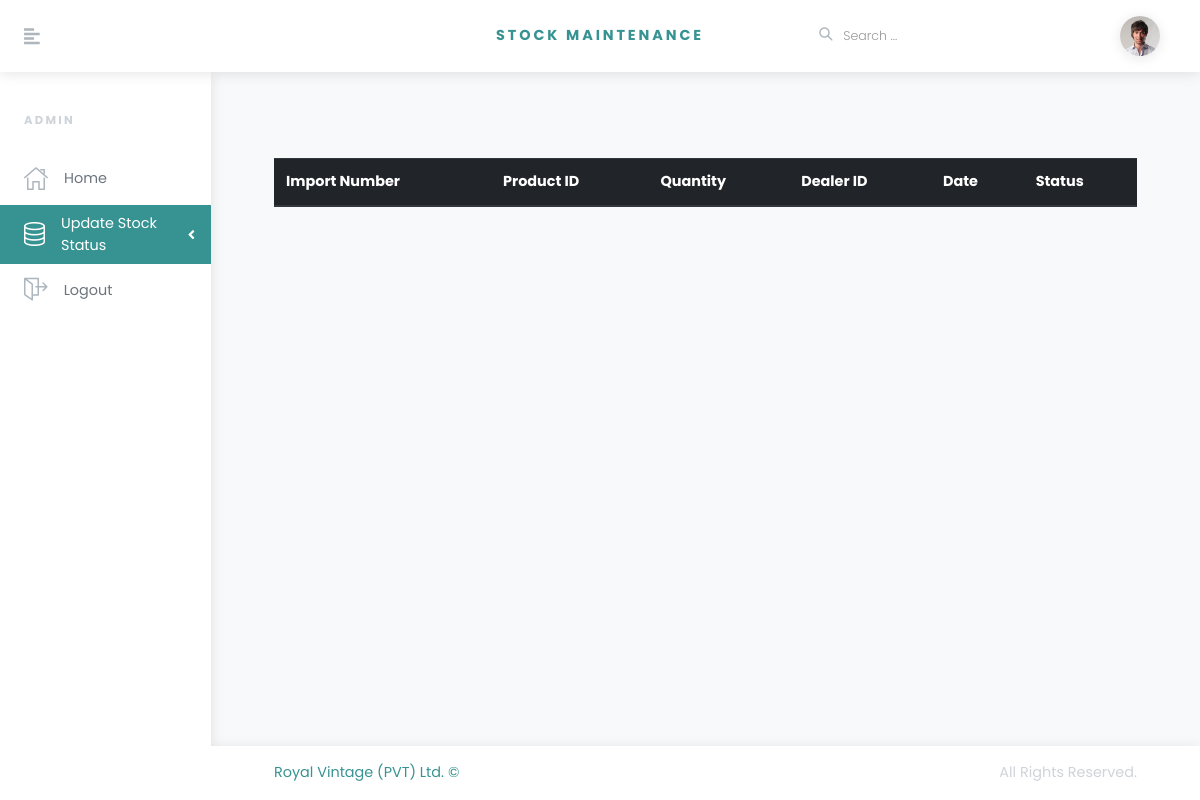
Page /index.php/admin/importOrders on the earlier database version.
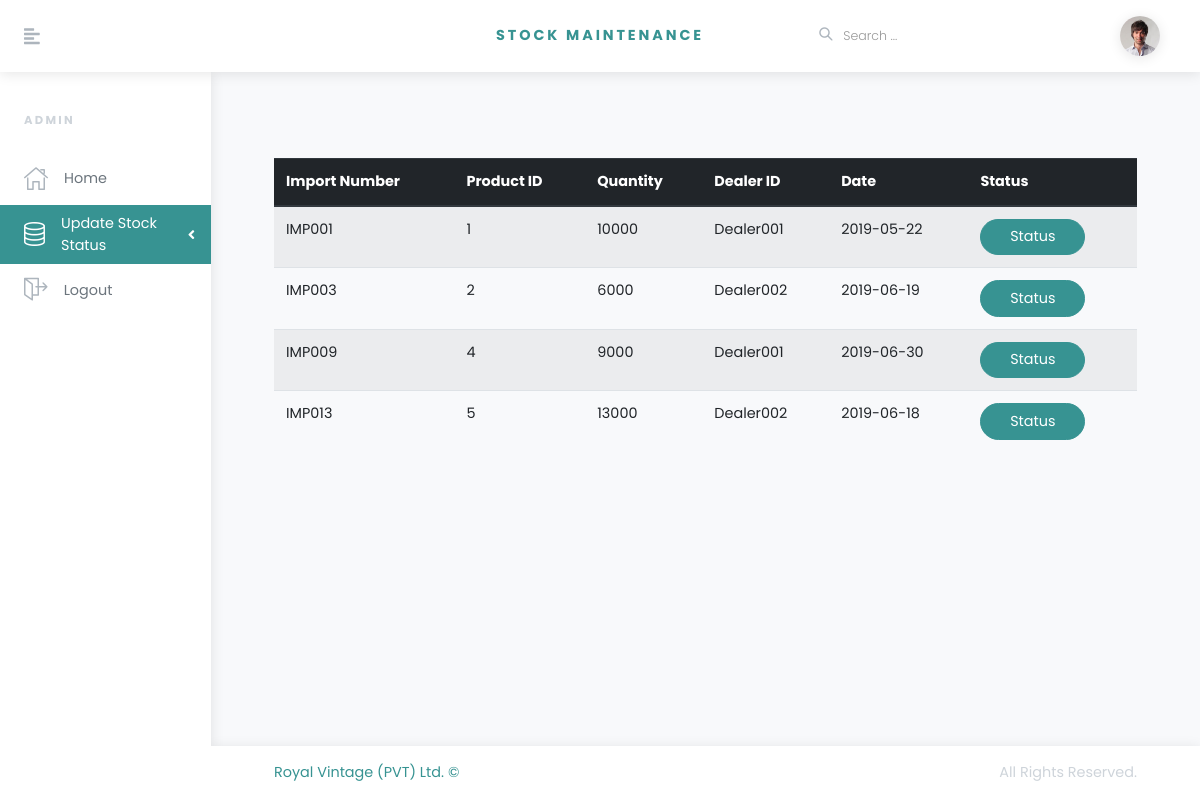
Same page on the later database version.
### tables this page shows
CREATE TABLE IF NOT EXISTS `product_import` (
  `importNo` varchar(20) NOT NULL,
  `productID_fk` int(11) NOT NULL,
  `quantity` varchar(20) NOT NULL,
  `dealerID_fk` varchar(20) NOT NULL,
  `date` date NOT NULL,
  `flag` enum('1','0') NOT NULL COMMENT '1 = received',
  PRIMARY KEY (`productID_fk`,`dealerID_fk`),
  KEY `fkn3` (`dealerID_fk`)
);

### application/controllers/Admin.php (called while the page is built, shortened)
<?php
class Admin extends CI_Controller {
	public function importOrders()
	{
		$this->load->Model('Model2');
		$data['result']=$this->Model2->getdataimports();
		$this->load->view('admin/importorders.php',$data);
	}
}

### index.php (called while the page is built, shortened)
<?php
require_once BASEPATH.'core/CodeIgniter.php';

### application/models/Model2.php (called while the page is built, shortened)
<?php
class Model2 extends CI_Model {
    function getdataimports(){
        $query=$this->db->get('product_import');
        return $query->result();
    }
}

### application/views/admin/importorders.php (the view, shortened to what this page needs)
<!DOCTYPE html>
<html>
  <head>
    <link rel="stylesheet" href="<?php echo base_url(); ?>assets1/vendor/bootstrap/css/bootstrap.min.css">
    <link rel="stylesheet" href="https://use.fontawesome.com/releases/v5.3.1/css/all.css">
    <link rel="stylesheet" href="<?php echo base_url(); ?>assets1/css/orionicons.css">
    <link rel="stylesheet" href="<?php echo base_url(); ?>assets1/css/style.sea.css" id="theme-stylesheet">
    <link rel="stylesheet" href="<?php echo base_url(); ?>assets1/css/custom.css">
  </head>
  <body>
    <header class="header">
      <nav class="navbar navbar-expand-lg px-4 py-2 bg-white shadow"><a href="#" class="sidebar-toggler text-gray-500 mr-4 mr-lg-5 lead"><i class="fas fa-align-left"></i></a><a href="index.html" class="navbar-brand font-weight-bold text-uppercase text-base">stock maintenance</a>
        <ul class="ml-auto d-flex align-items-center list-unstyled mb-0">
          <li class="nav-item">
            <form id="searchForm" class="ml-auto d-none d-lg-block">
              <div class="form-group position-relative mb-0">
                <button type="submit" style="top: -3px; left: 0;" class="position-absolute bg-white border-0 p-0"><i class="o-search-magnify-1 text-gray text-lg"></i></button>
                <input type="search" placeholder="Search ..." class="form-control form-control-sm border-0 no-shadow pl-4">
              </div>
            </form>
          </li>
          <li class="nav-item dropdown ml-auto"><a id="userInfo" href="http://example.com" data-toggle="dropdown" aria-haspopup="true" aria-expanded="false" class="nav-link dropdown-toggle"><img src="<?php echo base_url(); ?>assets1/img/avatar-6.jpg" alt="Jason Doe" style="max-width: 2.5rem;" class="<?php echo base_url(); ?>assets1/img-fluid rounded-circle shadow"></a>
          </li>
        </ul>
      </nav>
    </header>
    <div class="d-flex align-items-stretch">
      <div id="sidebar" class="sidebar py-3">
        <div class="text-gray-400 text-uppercase px-3 px-lg-4 py-4 font-weight-bold small headings-font-family">ADMIN</div>
        <ul class="sidebar-menu list-unstyled">
              <li class="sidebar-list-item"><a href="<?php echo base_url(); ?>index.php/admin" class="sidebar-link text-muted "><i class="o-home-1 mr-3 text-gray"></i><span>Home</span></a></li>
              <li class="sidebar-list-item"><a href="#" data-toggle="collapse" data-target="#pages" aria-expanded="false" aria-controls="pages" class="sidebar-link text-muted active"><i class="o-database-1 mr-3 text-gray"></i><span>Update Stock Status</span></a>
            </li>
              <li class="sidebar-list-item"><a href="<?php echo base_url(); ?>" class="sidebar-link text-muted"><i class="o-exit-1 mr-3 text-gray"></i><span>Logout</span></a></li>
        </ul>
      </div>
      <div class="page-holder w-100 d-flex flex-wrap">
        <div class="container-fluid px-xl-5">
         <br>
         <br>
         <div class="container">
            <br>
            <br>
                <table class="table table-striped">
                    <thead class="thead-dark">
                        <tr>
                        <th scope="col">Import Number</th>
                        <th scope="col">Product ID</th>
                        <th scope="col">Quantity</th>
                        <th scope="col">Dealer ID</th>
                        <th scope="col">Date</th>
                        <th scope="col">Status</th>
                        </tr>
                    </thead>
                    <tbody>
                        <?php foreach( $result as $row ) {?>
                        <tr>
                        <td><?php echo $row->importNo?></td>
                        <td><?php echo $row->productID_fk ?></td>
                        <td><?php echo $row->quantity?></td>
                        <td><?php echo $row->dealerID_fk?></td>
                        <td><?php echo $row->date?></td>
                        <td> <button type="button" data-toggle="modal" data-target="#exampleModalScrollable" class="btn btn-primary">Status</button>
                        </td>
                        </tr>
                        <?php } ?>
                    </tbody>
                </table>
                </div>
        </div>
        <footer class="footer bg-white shadow align-self-end py-3 px-xl-5 w-100">
          <div class="container-fluid">
            <div class="row">
              <div class="col-md-6 text-center text-md-left text-primary">
                <p class="mb-2 mb-md-0">Royal Vintage (PVT) Ltd. &copy;</p>
              </div>
              <div class="col-md-6 text-center text-md-right text-gray-400">
                <p class="mb-0">All Rights Reserved. </p>
              </div>
            </div>
          </div>
        </footer>
      </div>
    </div>
  </body>
</html>

Differences in the rows shown:
added product_import: importNo "IMP001", productID_fk "1", quantity "10000", dealerID_fk "Dealer001", date "2019-05-22"
added product_import: importNo "IMP003", productID_fk "2", quantity "6000", dealerID_fk "Dealer002", date "2019-06-19"
added product_import: importNo "IMP009", productID_fk "4", quantity "9000", dealerID_fk "Dealer001", date "2019-06-30"
added product_import: importNo "IMP013", productID_fk "5", quantity "13000", dealerID_fk "Dealer002", date "2019-06-18"
